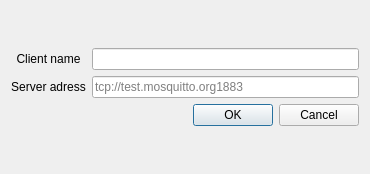
<?xml version="1.0" encoding="UTF-8"?>
<ui version="4.0">
 <class>ServerDialog</class>
 <widget class="QDialog" name="ServerDialog">
  <property name="geometry">
   <rect>
    <x>0</x>
    <y>0</y>
    <width>370</width>
    <height>174</height>
   </rect>
  </property>
  <property name="windowTitle">
   <string>Server adress</string>
  </property>
  <layout class="QGridLayout" name="gridLayout_2">
   <item row="0" column="0">
    <layout class="QGridLayout" name="gridLayout">
     <item row="0" column="0">
      <widget class="QLabel" name="clientNameLabel">
       <property name="text">
        <string>Client name</string>
       </property>
       <property name="alignment">
        <set>Qt::AlignCenter</set>
       </property>
       <property name="wordWrap">
        <bool>false</bool>
       </property>
      </widget>
     </item>
     <item row="0" column="1">
      <widget class="QLineEdit" name="clientNameInput"/>
     </item>
     <item row="1" column="0">
      <widget class="QLabel" name="serverAdressLabel">
       <property name="text">
        <string>Server adress</string>
       </property>
       <property name="alignment">
        <set>Qt::AlignCenter</set>
       </property>
       <property name="wordWrap">
        <bool>false</bool>
       </property>
      </widget>
     </item>
     <item row="1" column="1">
      <widget class="QLineEdit" name="serverAdressInput">
       <property name="placeholderText">
        <string>tcp://test.mosquitto.org1883</string>
       </property>
      </widget>
     </item>
     <item row="2" column="0" colspan="2">
      <widget class="QDialogButtonBox" name="buttonBox">
       <property name="orientation">
        <enum>Qt::Horizontal</enum>
       </property>
       <property name="standardButtons">
        <set>QDialogButtonBox::Cancel|QDialogButtonBox::Ok</set>
       </property>
      </widget>
     </item>
    </layout>
   </item>
  </layout>
 </widget>
 <resources/>
 <connections>
  <connection>
   <sender>buttonBox</sender>
   <signal>accepted()</signal>
   <receiver>ServerDialog</receiver>
   <slot>accept()</slot>
   <hints>
    <hint type="sourcelabel">
     <x>248</x>
     <y>254</y>
    </hint>
    <hint type="destinationlabel">
     <x>157</x>
     <y>274</y>
    </hint>
   </hints>
  </connection>
  <connection>
   <sender>buttonBox</sender>
   <signal>rejected()</signal>
   <receiver>ServerDialog</receiver>
   <slot>reject()</slot>
   <hints>
    <hint type="sourcelabel">
     <x>316</x>
     <y>260</y>
    </hint>
    <hint type="destinationlabel">
     <x>286</x>
     <y>274</y>
    </hint>
   </hints>
  </connection>
 </connections>
</ui>
